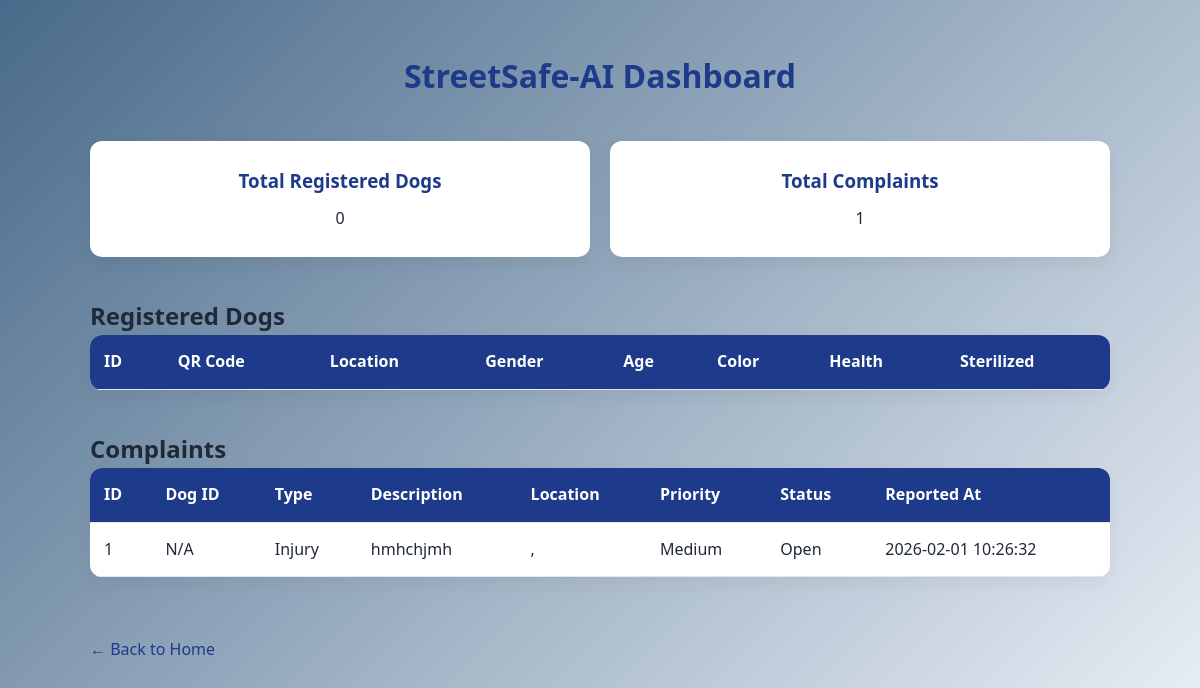
Page /dashboard on the earlier database version.
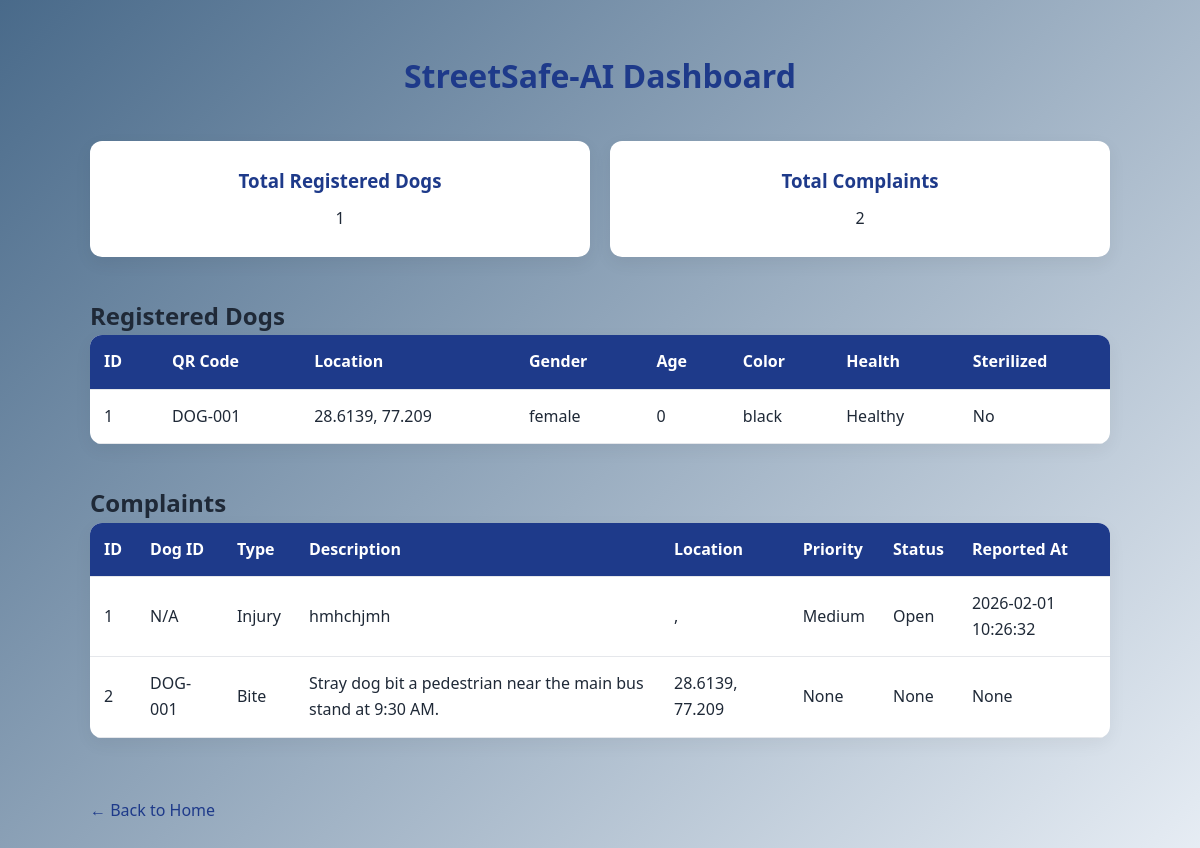
Same page on the later database version.
### tables this page shows
CREATE TABLE complaints (
                 complaint_id INTEGER PRIMARY KEY AUTOINCREMENT,
                 dog_id INTEGER,
                 complaint_type TEXT,
                 description TEXT,
                 latitude REAL,
                 longitude REAL,
                 priority TEXT,
                 status TEXT,
                 reported_at TEXT
                 );

CREATE TABLE dogs (
                 dog_id INTEGER PRIMARY KEY AUTOINCREMENT,
                 qr_code TEXT,
                 latitude REAL,
                 longitude REAL,
                 gender TEXT,
                 estimated_age INTEGER,
                 color TEXT,
                 health_status TEXT,
                 is_sterilized INTEGER,
                 last_seen_date TEXT
                 );

### app.py (the view)
@app.route('/dashboard')
def dashboard():
    dogs = fetch_all("dogs")
    complaints = fetch_all("complaints")
    return render_template('dashboard.html', dogs=dogs, complaints=complaints)

### app.py (called while the page is built)
def fetch_all(table):
    conn = sqlite3.connect(DB_PATH)
    conn.row_factory = sqlite3.Row
    c = conn.cursor()
    c.execute(f"SELECT * FROM {table}")
    rows = c.fetchall()
    conn.close()
    return rows

### templates/dashboard.html (shortened to what this page needs)
<!DOCTYPE html>
<html>
<head>
    <link rel="stylesheet" type="text/css"
          href="{{ url_for('static', filename='style.css') }}">
</head>
<body>
<div class="page-container">
    <h1 class="page-title">StreetSafe-AI Dashboard</h1>
    <div class="stats-grid">
        <div class="stat-card">
            <h3>Total Registered Dogs</h3>
            <p>{{ dogs|length }}</p>
        </div>
        <div class="stat-card">
            <h3>Total Complaints</h3>
            <p>{{ complaints|length }}</p>
        </div>
    </div>
    <h2>Registered Dogs</h2>
    <table class="data-table">
        <tr>
            <th>ID</th>
            <th>QR Code</th>
            <th>Location</th>
            <th>Gender</th>
            <th>Age</th>
            <th>Color</th>
            <th>Health</th>
            <th>Sterilized</th>
        </tr>
        {% for dog in dogs %}
        <tr>
            <td>{{ dog['dog_id'] }}</td>
            <td>{{ dog['qr_code'] }}</td>
            <td>{{ dog['latitude'] }}, {{ dog['longitude'] }}</td>
            <td>{{ dog['gender'] }}</td>
            <td>{{ dog['estimated_age'] }}</td>
            <td>{{ dog['color'] }}</td>
            <td>{{ dog['health_status'] }}</td>
            <td>{{ 'Yes' if dog['is_sterilized'] else 'No' }}</td>
        </tr>
        {% endfor %}
    </table>
    <h2>Complaints</h2>
    <table class="data-table">
        <tr>
            <th>ID</th>
            <th>Dog ID</th>
            <th>Type</th>
            <th>Description</th>
            <th>Location</th>
            <th>Priority</th>
            <th>Status</th>
            <th>Reported At</th>
        </tr>
        {% for comp in complaints %}
        <tr>
            <td>{{ comp['complaint_id'] }}</td>
            <td>{{ comp['dog_id'] or 'N/A' }}</td>
            <td>{{ comp['complaint_type'] }}</td>
            <td>{{ comp['description'] }}</td>
            <td>{{ comp['latitude'] }}, {{ comp['longitude'] }}</td>
            <td>{{ comp['priority'] }}</td>
            <td>{{ comp['status'] }}</td>
            <td>{{ comp['reported_at'] }}</td>
        </tr>
        {% endfor %}
    </table>
    <a href="/" class="back-link">← Back to Home</a>
</div>
</body>
</html>

### static/style.css (style rules this page uses)
* { margin: 0; padding: 0; box-sizing: border-box; }
body { font-family: "Segoe UI", Arial, sans-serif; background: linear-gradient( 135deg, #496a8a, #e8eef5 ); color: #1f2937; line-height: 1.6; animation: fadeInPage 0.6s ease-in-out; }
.page-container { width: 85%; margin: 50px auto; }
.page-title { text-align: center; margin-bottom: 40px; color: #1e3a8a; }
.stats-grid { display: flex; gap: 20px; margin-bottom: 40px; }
.stat-card { flex: 1; background: white; padding: 25px; text-align: center; border-radius: 12px; box-shadow: 0 6px 18px rgba(0,0,0,0.06); transition: 0.3s ease; }
.stat-card h3 { margin-bottom: 10px; color: #1e3a8a; }
.data-table { width: 100%; border-collapse: collapse; margin-bottom: 40px; background: white; border-radius: 12px; overflow: hidden; box-shadow: 0 6px 18px rgba(0,0,0,0.05); }
.data-table th, .data-table td { border-bottom: 1px solid #e5e7eb; padding: 14px; text-align: left; }
.data-table th { background: #1e3a8a; color: white; }
.back-link { display: inline-block; margin-top: 20px; text-decoration: none; color: #1e3a8a; font-weight: 500; }

Differences in the rows shown:
added dogs: dog_id "1", qr_code "DOG-001", latitude "28.6139", longitude "77.209", gender "female", estimated_age "0", color "black", health_status "Healthy", is_sterilized "No"
added complaints: complaint_id "2", dog "DOG-001", complaint_type "Bite", description "Stray dog bit a pedestrian near the main bus stand at 9:30 AM.", latitude "28.6139", longitude "77.209", priority "None", status "None", reported_at "None"
Other differences:
{{ dogs|length }}: "0" → "1"
{{ complaints|length }}: "1" → "2"
